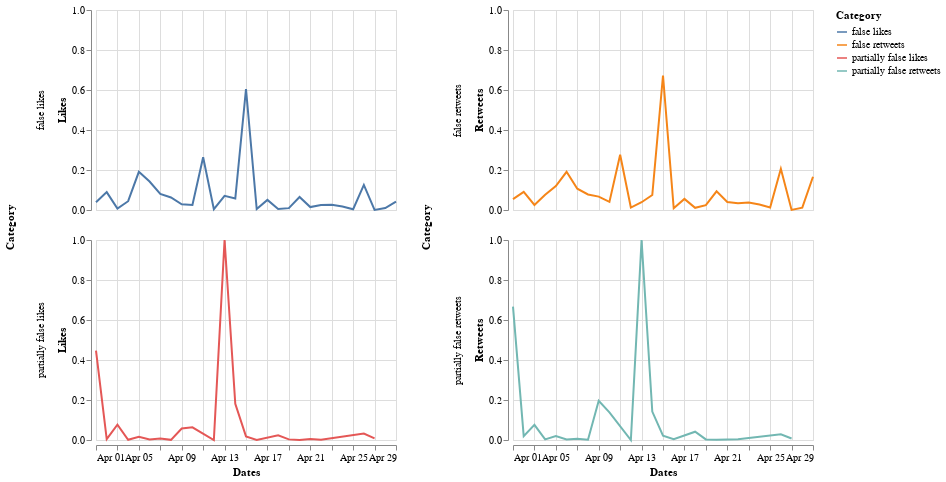

Notebook cell for this chart:
### Markdown cell above
## April 2020

### Code cell
start = utc.localize(datetime.datetime(2020, 4, 1))
end = utc.localize(datetime.datetime(2020, 4, 30))

index=0
dates = ["2020-04-01"] 
retweets = [0]
likes = [0]
category = ["partially false"]
mix = ["2020-04-01 partially false"]
for element in data:
    token_id = data[index]['id_str']
    indice_csv = lista_unica_csv.index(token_id)
    token = data[index]['created_at']
    d = parse(token)
   
    if start <= d <= end:
        
        d = d.strftime('%Y-%m-%d')
        a = d + " " + lista_unica_csv[indice_csv+1].lower()
        if a in mix:
            i = mix.index(a)
            retweets[i] = retweets[i] + data[index]['retweet_count']
            likes[i] = likes[i]+ data[index]['favorite_count']
        else:
            mix.append(a)
            dates.append(d)
            retweets.append(data[index]['retweet_count'])
            likes.append(data[index]['favorite_count'])
            category.append(lista_unica_csv[indice_csv+1].lower())
        
       
    index=index+1


start = datetime.datetime.strptime("2020-04-01", "%Y-%m-%d")
end = datetime.datetime.strptime("2020-04-30", "%Y-%m-%d")
date_generated = [start + datetime.timedelta(days=x) for x in range(0, (end-start).days)]

for date in date_generated:
    if date.strftime("%Y-%m-%d") not in dates:
        d = date.strftime("%Y-%m-%d")
        a = d + " " + "false"
        mix.append(a)
        dates.append(d)
        category.append("false")
        retweets.append(0)
        likes.append(0)
        a1 = d + " " + "partially false"
        mix.append(a1)
        dates.append(d)
        category.append("partially false")
        retweets.append(0)
        likes.append(0)
        

df_likes_apr = pd.DataFrame(
    {'Dates': dates,
     'Likes': likes,
     'Category': category
    })

df_likes_apr['Dates']= pd.to_datetime(df_likes_apr['Dates'])
cl = df_likes_apr['Category'].to_list()
cl_cat = [s + " likes" for s in cl]
df_likes_apr['Category'] = cl_cat


df_retweets_apr = pd.DataFrame(
    {'Dates': dates,
     'Retweets': retweets,
     'Category': category
    })

df_retweets_apr['Dates']= pd.to_datetime(df_retweets_apr['Dates'])
cr = df_retweets_apr['Category'].to_list()
cr_cat = [s + " retweets" for s in cr]
df_retweets_apr['Category'] = cr_cat


df_apr = pd.DataFrame(
    {'Dates': dates,
     'Likes': likes,
     'Retweets': retweets,
     'Category': category
    })

df_apr['Dates']= pd.to_datetime(df_apr['Dates'])
df_apr = df_apr.sort_values(by=['Dates'], ascending=True)



df_norm_apr = df_apr.copy()
df_norm_apr[['Likes', 'Retweets']] = (df_norm_apr[['Likes', 'Retweets']] - df_norm_apr[['Likes', 'Retweets']].min()) / (df_norm_apr[['Likes', 'Retweets']].max() - df_norm_apr[['Likes', 'Retweets']].min())
df_likes_apr['Likes'] = df_norm_apr['Likes']
df_retweets_apr['Retweets'] = df_norm_apr['Retweets']



c1_apr = alt.Chart(df_likes_apr).mark_line().encode(
    x="monthdate(Dates):T",
    y="Likes",
    color="Category",
    row="Category"
).properties(
    width=300,
    height=200
)
c1_apr.encoding.x.title = 'Dates'

c2_apr = alt.Chart(df_retweets_apr).mark_line().encode(
    x="monthdate(Dates):T",
    y="Retweets",
    color="Category",
    row="Category"
).properties(
    width=300,
    height=200
)
c2_apr.encoding.x.title = 'Dates'

alt.hconcat(c1_apr, c2_apr)

### Figure 1 — Vega-Lite specification as saved in the notebook (floating-point values rounded to 4 significant figures)
{"config": {"view": {"continuousWidth": 400, "continuousHeight": 300}}, "hconcat": [{"data": {"name": "data-5a49bc42042156bd4039a7dc32bf50f1"}, "mark": "line", "encoding": {"color": {"type": "nominal", "field": "Category"}, "row": {"type": "nominal", "field": "Category"}, "x": {"type": "temporal", "field": "Dates", "timeUnit": "monthdate", "title": "Dates"}, "y": {"type": "quantitative", "field": "Likes"}}, "height": 200, "width": 300}, {"data": {"name": "data-c239d370f23f2167ea6ab1329ee681ab"}, "mark": "line", "encoding": {"color": {"type": "nominal", "field": "Category"}, "row": {"type": "nominal", "field": "Category"}, "x": {"type": "temporal", "field": "Dates", "timeUnit": "monthdate", "title": "Dates"}, "y": {"type": "quantitative", "field": "Retweets"}}, "height": 200, "width": 300}], "$schema": "https://vega.github.io/schema/vega-lite/v4.8.1.json", "datasets": {"data-5a49bc42042156bd4039a7dc32bf50f1": [{"Dates": "2020-04-01T00:00:00", "Likes": 0.4471, "Category": "partially false likes"}, {"Dates": "2020-04-08T00:00:00", "Likes": 0.06269, "Category": "false likes"}, {"Dates": "2020-04-09T00:00:00", "Likes": 0.02826, "Category": "false likes"}, {"Dates": "2020-04-15T00:00:00", "Likes": 0.6049, "Category": "false likes"}, {"Dates": "2020-04-21T00:00:00", "Likes": 0.01456, "Category": "false likes"}, {"Dates": "2020-04-24T00:00:00", "Likes": 0.01786, "Category": "false likes"}, {"Dates": "2020-04-28T00:00:00", "Likes": 0.009496, "Category": "false likes"}, {"Dates": "2020-04-12T00:00:00", "Likes": 0.0, "Category": "partially false likes"}, {"Dates": "2020-04-15T00:00:00", "Likes": 0.01816, "Category": "partially false likes"}, {"Dates": "2020-04-26T00:00:00", "Likes": 0.1253, "Category": "false likes"}, {"Dates": "2020-04-29T00:00:00", "Likes": 0.04237, "Category": "false likes"}, {"Dates": "2020-04-01T00:00:00", "Likes": 0.03847, "Category": "false likes"}, {"Dates": "2020-04-03T00:00:00", "Likes": 0.007382, "Category": "false likes"}, {"Dates": "2020-04-12T00:00:00", "Likes": 0.004107, "Category": "false likes"}, {"Dates": "2020-04-17T00:00:00", "Likes": 0.0506, "Category": "false likes"}, {"Dates": "2020-04-18T00:00:00", "Likes": 0.004685, "Category": "false likes"}, {"Dates": "2020-04-19T00:00:00", "Likes": 0.009381, "Category": "false likes"}, {"Dates": "2020-04-20T00:00:00", "Likes": 0.065, "Category": "false likes"}, {"Dates": "2020-04-20T00:00:00", "Likes": 0.0004547, "Category": "partially false likes"}, {"Dates": "2020-04-06T00:00:00", "Likes": 0.1423, "Category": "false likes"}, {"Dates": "2020-04-07T00:00:00", "Likes": 0.08014, "Category": "false likes"}, {"Dates": "2020-04-10T00:00:00", "Likes": 0.06336, "Category": "partially false likes"}, {"Dates": "2020-04-22T00:00:00", "Likes": 0.02511, "Category": "false likes"}, {"Dates": "2020-04-25T00:00:00", "Likes": 0.003662, "Category": "false likes"}, {"Dates": "2020-04-02T00:00:00", "Likes": 0.08951, "Category": "false likes"}, {"Dates": "2020-04-04T00:00:00", "Likes": 0.04398, "Category": "false likes"}, {"Dates": "2020-04-05T00:00:00", "Likes": 0.1907, "Category": "false likes"}, {"Dates": "2020-04-14T00:00:00", "Likes": 0.05762, "Category": "false likes"}, {"Dates": "2020-04-18T00:00:00", "Likes": 0.02333, "Category": "partially false likes"}, {"Dates": "2020-04-19T00:00:00", "Likes": 0.003121, "Category": "partially false likes"}, {"Dates": "2020-04-22T00:00:00", "Likes": 0.00136, "Category": "partially false likes"}, {"Dates": "2020-04-23T00:00:00", "Likes": 0.02585, "Category": "false likes"}, {"Dates": "2020-04-26T00:00:00", "Likes": 0.0325, "Category": "partially false likes"}, {"Dates": "2020-04-27T00:00:00", "Likes": 0.0001772, "Category": "false likes"}, {"Dates": "2020-04-27T00:00:00", "Likes": 0.008516, "Category": "partially false likes"}, {"Dates": "2020-04-03T00:00:00", "Likes": 0.07687, "Category": "partially false likes"}, {"Dates": "2020-04-04T00:00:00", "Likes": 0.0009848, "Category": "partially false likes"}, {"Dates": "2020-04-10T00:00:00", "Likes": 0.02562, "Category": "false likes"}, {"Dates": "2020-04-11T00:00:00", "Likes": 0.264, "Category": "false likes"}, {"Dates": "2020-04-13T00:00:00", "Likes": 1.0, "Category": "partially false likes"}, {"Dates": "2020-04-13T00:00:00", "Likes": 0.07052, "Category": "false likes"}, {"Dates": "2020-04-16T00:00:00", "Likes": 0.004665, "Category": "false likes"}, {"Dates": "2020-04-16T00:00:00", "Likes": 0.0007146, "Category": "partially false likes"}, {"Dates": "2020-04-21T00:00:00", "Likes": 0.005178, "Category": "partially false likes"}, {"Dates": "2020-04-05T00:00:00", "Likes": 0.01662, "Category": "partially false likes"}, {"Dates": "2020-04-07T00:00:00", "Likes": 0.007658, "Category": "partially false likes"}, {"Dates": "2020-04-08T00:00:00", "Likes": 0.000846, "Category": "partially false likes"}, {"Dates": "2020-04-02T00:00:00", "Likes": 0.004307, "Category": "partially false likes"}, {"Dates": "2020-04-06T00:00:00", "Likes": 0.002209, "Category": "partially false likes"}, {"Dates": "2020-04-14T00:00:00", "Likes": 0.1805, "Category": "partially false likes"}, {"Dates": "2020-04-09T00:00:00", "Likes": 0.05732, "Category": "partially false likes"}], "data-c239d370f23f2167ea6ab1329ee681ab": [{"Dates": "2020-04-01T00:00:00", "Retweets": 0.6672, "Category": "partially false retweets"}, {"Dates": "2020-04-08T00:00:00", "Retweets": 0.07763, "Category": "false retweets"}, {"Dates": "2020-04-09T00:00:00", "Retweets": 0.06695, "Category": "false retweets"}, {"Dates": "2020-04-15T00:00:00", "Retweets": 0.6726, "Category": "false retweets"}, {"Dates": "2020-04-21T00:00:00", "Retweets": 0.04017, "Category": "false retweets"}, {"Dates": "2020-04-24T00:00:00", "Retweets": 0.02749, "Category": "false retweets"}, {"Dates": "2020-04-28T00:00:00", "Retweets": 0.01181, "Category": "false retweets"}, {"Dates": "2020-04-12T00:00:00", "Retweets": 0.0, "Category": "partially false retweets"}, {"Dates": "2020-04-15T00:00:00", "Retweets": 0.02204, "Category": "partially false retweets"}, {"Dates": "2020-04-26T00:00:00", "Retweets": 0.206, "Category": "false retweets"}, {"Dates": "2020-04-29T00:00:00", "Retweets": 0.1662, "Category": "false retweets"}, {"Dates": "2020-04-01T00:00:00", "Retweets": 0.05439, "Category": "false retweets"}, {"Dates": "2020-04-03T00:00:00", "Retweets": 0.02533, "Category": "false retweets"}, {"Dates": "2020-04-12T00:00:00", "Retweets": 0.01217, "Category": "false retweets"}, {"Dates": "2020-04-17T00:00:00", "Retweets": 0.05556, "Category": "false retweets"}, {"Dates": "2020-04-18T00:00:00", "Retweets": 0.01088, "Category": "false retweets"}, {"Dates": "2020-04-19T00:00:00", "Retweets": 0.02441, "Category": "false retweets"}, {"Dates": "2020-04-20T00:00:00", "Retweets": 0.09327, "Category": "false retweets"}, {"Dates": "2020-04-20T00:00:00", "Retweets": 0.0007477, "Category": "partially false retweets"}, {"Dates": "2020-04-06T00:00:00", "Retweets": 0.191, "Category": "false retweets"}, {"Dates": "2020-04-07T00:00:00", "Retweets": 0.1065, "Category": "false retweets"}, {"Dates": "2020-04-10T00:00:00", "Retweets": 0.1379, "Category": "partially false retweets"}, {"Dates": "2020-04-22T00:00:00", "Retweets": 0.03345, "Category": "false retweets"}, {"Dates": "2020-04-25T00:00:00", "Retweets": 0.01252, "Category": "false retweets"}, {"Dates": "2020-04-02T00:00:00", "Retweets": 0.09068, "Category": "false retweets"}, {"Dates": "2020-04-04T00:00:00", "Retweets": 0.07631, "Category": "false retweets"}, {"Dates": "2020-04-05T00:00:00", "Retweets": 0.1196, "Category": "false retweets"}, {"Dates": "2020-04-14T00:00:00", "Retweets": 0.07502, "Category": "false retweets"}, {"Dates": "2020-04-18T00:00:00", "Retweets": 0.04147, "Category": "partially false retweets"}, {"Dates": "2020-04-19T00:00:00", "Retweets": 0.00296, "Category": "partially false retweets"}, {"Dates": "2020-04-22T00:00:00", "Retweets": 0.004287, "Category": "partially false retweets"}, {"Dates": "2020-04-23T00:00:00", "Retweets": 0.03786, "Category": "false retweets"}, {"Dates": "2020-04-26T00:00:00", "Retweets": 0.02859, "Category": "partially false retweets"}, {"Dates": "2020-04-27T00:00:00", "Retweets": 0.0005608, "Category": "false retweets"}, {"Dates": "2020-04-27T00:00:00", "Retweets": 0.007701, "Category": "partially false retweets"}, {"Dates": "2020-04-03T00:00:00", "Retweets": 0.07601, "Category": "partially false retweets"}, {"Dates": "2020-04-04T00:00:00", "Retweets": 0.003009, "Category": "partially false retweets"}, {"Dates": "2020-04-10T00:00:00", "Retweets": 0.04046, "Category": "false retweets"}, {"Dates": "2020-04-11T00:00:00", "Retweets": 0.2763, "Category": "false retweets"}, {"Dates": "2020-04-13T00:00:00", "Retweets": 1.0, "Category": "partially false retweets"}, {"Dates": "2020-04-13T00:00:00", "Retweets": 0.03888, "Category": "false retweets"}, {"Dates": "2020-04-16T00:00:00", "Retweets": 0.008523, "Category": "false retweets"}, {"Dates": "2020-04-16T00:00:00", "Retweets": 0.004087, "Category": "partially false retweets"}, {"Dates": "2020-04-21T00:00:00", "Retweets": 0.003084, "Category": "partially false retweets"}, {"Dates": "2020-04-05T00:00:00", "Retweets": 0.01925, "Category": "partially false retweets"}, {"Dates": "2020-04-07T00:00:00", "Retweets": 0.00562, "Category": "partially false retweets"}, {"Dates": "2020-04-08T00:00:00", "Retweets": 0.001221, "Category": "partially false retweets"}, {"Dates": "2020-04-02T00:00:00", "Retweets": 0.0194, "Category": "partially false retweets"}, {"Dates": "2020-04-06T00:00:00", "Retweets": 0.002592, "Category": "partially false retweets"}, {"Dates": "2020-04-14T00:00:00", "Retweets": 0.1422, "Category": "partially false retweets"}, {"Dates": "2020-04-09T00:00:00", "Retweets": 0.1962, "Category": "partially false retweets"}]}}
